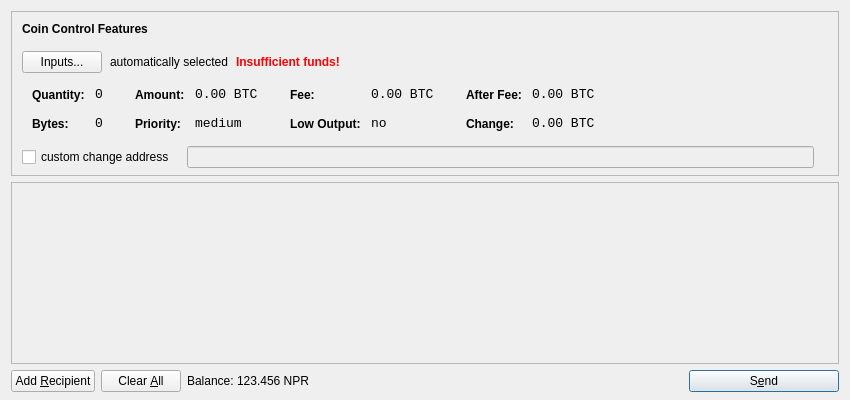
<?xml version="1.0" encoding="UTF-8"?>
<ui version="4.0">
 <class>SendCoinsDialog</class>
 <widget class="QDialog" name="SendCoinsDialog">
  <property name="geometry">
   <rect>
    <x>0</x>
    <y>0</y>
    <width>850</width>
    <height>400</height>
   </rect>
  </property>
  <property name="windowTitle">
   <string>Send Coins</string>
  </property>
  <layout class="QVBoxLayout" name="verticalLayout" stretch="0,1,0">
   <property name="bottomMargin">
    <number>8</number>
   </property>
   <item>
    <widget class="QFrame" name="frameCoinControl">
     <property name="sizePolicy">
      <sizepolicy hsizetype="Expanding" vsizetype="Expanding">
       <horstretch>0</horstretch>
       <verstretch>0</verstretch>
      </sizepolicy>
     </property>
     <property name="maximumSize">
      <size>
       <width>16777215</width>
       <height>16777215</height>
      </size>
     </property>
     <property name="frameShape">
      <enum>QFrame::StyledPanel</enum>
     </property>
     <property name="frameShadow">
      <enum>QFrame::Sunken</enum>
     </property>
     <layout class="QVBoxLayout" name="verticalLayoutCoinControl2">
      <property name="spacing">
       <number>-1</number>
      </property>
      <property name="leftMargin">
       <number>0</number>
      </property>
      <property name="topMargin">
       <number>0</number>
      </property>
      <property name="rightMargin">
       <number>0</number>
      </property>
      <property name="bottomMargin">
       <number>6</number>
      </property>
      <item>
       <layout class="QVBoxLayout" name="verticalLayoutCoinControl" stretch="0,0,0,0,1">
        <property name="spacing">
         <number>0</number>
        </property>
        <property name="leftMargin">
         <number>10</number>
        </property>
        <property name="topMargin">
         <number>10</number>
        </property>
        <item>
         <layout class="QHBoxLayout" name="horizontalLayoutCoinControl1">
          <property name="bottomMargin">
           <number>15</number>
          </property>
          <item>
           <widget class="QLabel" name="labelCoinControlFeatures">
            <property name="sizePolicy">
             <sizepolicy hsizetype="Preferred" vsizetype="Maximum">
              <horstretch>0</horstretch>
              <verstretch>0</verstretch>
             </sizepolicy>
            </property>
            <property name="font">
             <font>
              <weight>75</weight>
              <bold>true</bold>
             </font>
            </property>
            <property name="styleSheet">
             <string notr="true">font-weight:bold;</string>
            </property>
            <property name="text">
             <string>Coin Control Features</string>
            </property>
           </widget>
          </item>
         </layout>
        </item>
        <item>
         <layout class="QHBoxLayout" name="horizontalLayoutCoinControl2" stretch="0,0,0,0">
          <property name="spacing">
           <number>8</number>
          </property>
          <property name="bottomMargin">
           <number>10</number>
          </property>
          <item>
           <widget class="QPushButton" name="pushButtonCoinControl">
            <property name="styleSheet">
             <string notr="true"/>
            </property>
            <property name="text">
             <string>Inputs...</string>
            </property>
           </widget>
          </item>
          <item>
           <widget class="QLabel" name="labelCoinControlAutomaticallySelected">
            <property name="text">
             <string>automatically selected</string>
            </property>
            <property name="margin">
             <number>5</number>
            </property>
           </widget>
          </item>
          <item>
           <widget class="QLabel" name="labelCoinControlInsuffFunds">
            <property name="font">
             <font>
              <weight>75</weight>
              <bold>true</bold>
             </font>
            </property>
            <property name="styleSheet">
             <string notr="true">color:red;font-weight:bold;</string>
            </property>
            <property name="text">
             <string>Insufficient funds!</string>
            </property>
            <property name="margin">
             <number>5</number>
            </property>
           </widget>
          </item>
          <item>
           <spacer name="horizontalSpacerCoinControl">
            <property name="orientation">
             <enum>Qt::Horizontal</enum>
            </property>
            <property name="sizeHint" stdset="0">
             <size>
              <width>40</width>
              <height>1</height>
             </size>
            </property>
           </spacer>
          </item>
         </layout>
        </item>
        <item>
         <widget class="QWidget" name="widgetCoinControl" native="true">
          <property name="sizePolicy">
           <sizepolicy hsizetype="Preferred" vsizetype="Preferred">
            <horstretch>0</horstretch>
            <verstretch>0</verstretch>
           </sizepolicy>
          </property>
          <property name="minimumSize">
           <size>
            <width>0</width>
            <height>0</height>
           </size>
          </property>
          <property name="styleSheet">
           <string notr="true"/>
          </property>
          <layout class="QHBoxLayout" name="horizontalLayoutCoinControl5">
           <property name="margin">
            <number>0</number>
           </property>
           <item>
            <layout class="QHBoxLayout" name="horizontalLayoutCoinControl3" stretch="0,0,0,1">
             <property name="spacing">
              <number>20</number>
             </property>
             <property name="topMargin">
              <number>0</number>
             </property>
             <property name="bottomMargin">
              <number>10</number>
             </property>
             <item>
              <layout class="QFormLayout" name="formLayoutCoinControl1">
               <property name="horizontalSpacing">
                <number>10</number>
               </property>
               <property name="verticalSpacing">
                <number>14</number>
               </property>
               <property name="leftMargin">
                <number>10</number>
               </property>
               <property name="topMargin">
                <number>4</number>
               </property>
               <property name="rightMargin">
                <number>6</number>
               </property>
               <item row="0" column="0">
                <widget class="QLabel" name="labelCoinControlQuantityText">
                 <property name="styleSheet">
                  <string notr="true">font-weight:bold;</string>
                 </property>
                 <property name="text">
                  <string>Quantity:</string>
                 </property>
                 <property name="margin">
                  <number>0</number>
                 </property>
                </widget>
               </item>
               <item row="0" column="1">
                <widget class="QLabel" name="labelCoinControlQuantity">
                 <property name="font">
                  <font>
                   <family>Monospace</family>
                   <pointsize>10</pointsize>
                  </font>
                 </property>
                 <property name="cursor">
                  <cursorShape>IBeamCursor</cursorShape>
                 </property>
                 <property name="contextMenuPolicy">
                  <enum>Qt::ActionsContextMenu</enum>
                 </property>
                 <property name="text">
                  <string notr="true">0</string>
                 </property>
                 <property name="margin">
                  <number>0</number>
                 </property>
                 <property name="textInteractionFlags">
                  <set>Qt::LinksAccessibleByMouse|Qt::TextSelectableByKeyboard|Qt::TextSelectableByMouse</set>
                 </property>
                </widget>
               </item>
               <item row="1" column="0">
                <widget class="QLabel" name="labelCoinControlBytesText">
                 <property name="styleSheet">
                  <string notr="true">font-weight:bold;</string>
                 </property>
                 <property name="text">
                  <string>Bytes:</string>
                 </property>
                </widget>
               </item>
               <item row="1" column="1">
                <widget class="QLabel" name="labelCoinControlBytes">
                 <property name="font">
                  <font>
                   <family>Monospace</family>
                   <pointsize>10</pointsize>
                  </font>
                 </property>
                 <property name="cursor">
                  <cursorShape>IBeamCursor</cursorShape>
                 </property>
                 <property name="contextMenuPolicy">
                  <enum>Qt::ActionsContextMenu</enum>
                 </property>
                 <property name="text">
                  <string notr="true">0</string>
                 </property>
                 <property name="textInteractionFlags">
                  <set>Qt::LinksAccessibleByMouse|Qt::TextSelectableByKeyboard|Qt::TextSelectableByMouse</set>
                 </property>
                </widget>
               </item>
              </layout>
             </item>
             <item>
              <layout class="QFormLayout" name="formLayoutCoinControl2">
               <property name="horizontalSpacing">
                <number>10</number>
               </property>
               <property name="verticalSpacing">
                <number>14</number>
               </property>
               <property name="leftMargin">
                <number>6</number>
               </property>
               <property name="topMargin">
                <number>4</number>
               </property>
               <property name="rightMargin">
                <number>6</number>
               </property>
               <item row="0" column="0">
                <widget class="QLabel" name="labelCoinControlAmountText">
                 <property name="styleSheet">
                  <string notr="true">font-weight:bold;</string>
                 </property>
                 <property name="text">
                  <string>Amount:</string>
                 </property>
                 <property name="margin">
                  <number>0</number>
                 </property>
                </widget>
               </item>
               <item row="0" column="1">
                <widget class="QLabel" name="labelCoinControlAmount">
                 <property name="font">
                  <font>
                   <family>Monospace</family>
                   <pointsize>10</pointsize>
                  </font>
                 </property>
                 <property name="cursor">
                  <cursorShape>IBeamCursor</cursorShape>
                 </property>
                 <property name="contextMenuPolicy">
                  <enum>Qt::ActionsContextMenu</enum>
                 </property>
                 <property name="text">
                  <string notr="true">0.00 BTC</string>
                 </property>
                 <property name="textInteractionFlags">
                  <set>Qt::LinksAccessibleByMouse|Qt::TextSelectableByKeyboard|Qt::TextSelectableByMouse</set>
                 </property>
                </widget>
               </item>
               <item row="1" column="0">
                <widget class="QLabel" name="labelCoinControlPriorityText">
                 <property name="styleSheet">
                  <string notr="true">font-weight:bold;</string>
                 </property>
                 <property name="text">
                  <string>Priority:</string>
                 </property>
                </widget>
               </item>
               <item row="1" column="1">
                <widget class="QLabel" name="labelCoinControlPriority">
                 <property name="font">
                  <font>
                   <family>Monospace</family>
                   <pointsize>10</pointsize>
                  </font>
                 </property>
                 <property name="cursor">
                  <cursorShape>IBeamCursor</cursorShape>
                 </property>
                 <property name="contextMenuPolicy">
                  <enum>Qt::ActionsContextMenu</enum>
                 </property>
                 <property name="text">
                  <string>medium</string>
                 </property>
                 <property name="textInteractionFlags">
                  <set>Qt::LinksAccessibleByMouse|Qt::TextSelectableByKeyboard|Qt::TextSelectableByMouse</set>
                 </property>
                </widget>
               </item>
              </layout>
             </item>
             <item>
              <layout class="QFormLayout" name="formLayoutCoinControl3">
               <property name="horizontalSpacing">
                <number>10</number>
               </property>
               <property name="verticalSpacing">
                <number>14</number>
               </property>
               <property name="leftMargin">
                <number>6</number>
               </property>
               <property name="topMargin">
                <number>4</number>
               </property>
               <property name="rightMargin">
                <number>6</number>
               </property>
               <item row="0" column="0">
                <widget class="QLabel" name="labelCoinControlFeeText">
                 <property name="styleSheet">
                  <string notr="true">font-weight:bold;</string>
                 </property>
                 <property name="text">
                  <string>Fee:</string>
                 </property>
                 <property name="margin">
                  <number>0</number>
                 </property>
                </widget>
               </item>
               <item row="0" column="1">
                <widget class="QLabel" name="labelCoinControlFee">
                 <property name="font">
                  <font>
                   <family>Monospace</family>
                   <pointsize>10</pointsize>
                  </font>
                 </property>
                 <property name="cursor">
                  <cursorShape>IBeamCursor</cursorShape>
                 </property>
                 <property name="contextMenuPolicy">
                  <enum>Qt::ActionsContextMenu</enum>
                 </property>
                 <property name="text">
                  <string notr="true">0.00 BTC</string>
                 </property>
                 <property name="textInteractionFlags">
                  <set>Qt::LinksAccessibleByMouse|Qt::TextSelectableByKeyboard|Qt::TextSelectableByMouse</set>
                 </property>
                </widget>
               </item>
               <item row="1" column="0">
                <widget class="QLabel" name="labelCoinControlLowOutputText">
                 <property name="styleSheet">
                  <string notr="true">font-weight:bold;</string>
                 </property>
                 <property name="text">
                  <string>Low Output:</string>
                 </property>
                </widget>
               </item>
               <item row="1" column="1">
                <widget class="QLabel" name="labelCoinControlLowOutput">
                 <property name="font">
                  <font>
                   <family>Monospace</family>
                   <pointsize>10</pointsize>
                  </font>
                 </property>
                 <property name="cursor">
                  <cursorShape>IBeamCursor</cursorShape>
                 </property>
                 <property name="contextMenuPolicy">
                  <enum>Qt::ActionsContextMenu</enum>
                 </property>
                 <property name="text">
                  <string>no</string>
                 </property>
                 <property name="textInteractionFlags">
                  <set>Qt::LinksAccessibleByMouse|Qt::TextSelectableByKeyboard|Qt::TextSelectableByMouse</set>
                 </property>
                </widget>
               </item>
              </layout>
             </item>
             <item>
              <layout class="QFormLayout" name="formLayoutCoinControl4">
               <property name="horizontalSpacing">
                <number>10</number>
               </property>
               <property name="verticalSpacing">
                <number>14</number>
               </property>
               <property name="leftMargin">
                <number>6</number>
               </property>
               <property name="topMargin">
                <number>4</number>
               </property>
               <property name="rightMargin">
                <number>6</number>
               </property>
               <item row="0" column="0">
                <widget class="QLabel" name="labelCoinControlAfterFeeText">
                 <property name="styleSheet">
                  <string notr="true">font-weight:bold;</string>
                 </property>
                 <property name="text">
                  <string>After Fee:</string>
                 </property>
                 <property name="margin">
                  <number>0</number>
                 </property>
                </widget>
               </item>
               <item row="0" column="1">
                <widget class="QLabel" name="labelCoinControlAfterFee">
                 <property name="font">
                  <font>
                   <family>Monospace</family>
                   <pointsize>10</pointsize>
                  </font>
                 </property>
                 <property name="cursor">
                  <cursorShape>IBeamCursor</cursorShape>
                 </property>
                 <property name="contextMenuPolicy">
                  <enum>Qt::ActionsContextMenu</enum>
                 </property>
                 <property name="text">
                  <string notr="true">0.00 BTC</string>
                 </property>
                 <property name="textInteractionFlags">
                  <set>Qt::LinksAccessibleByMouse|Qt::TextSelectableByKeyboard|Qt::TextSelectableByMouse</set>
                 </property>
                </widget>
               </item>
               <item row="1" column="0">
                <widget class="QLabel" name="labelCoinControlChangeText">
                 <property name="styleSheet">
                  <string notr="true">font-weight:bold;</string>
                 </property>
                 <property name="text">
                  <string>Change:</string>
                 </property>
                </widget>
               </item>
               <item row="1" column="1">
                <widget class="QLabel" name="labelCoinControlChange">
                 <property name="font">
                  <font>
                   <family>Monospace</family>
                   <pointsize>10</pointsize>
                  </font>
                 </property>
                 <property name="cursor">
                  <cursorShape>IBeamCursor</cursorShape>
                 </property>
                 <property name="contextMenuPolicy">
                  <enum>Qt::ActionsContextMenu</enum>
                 </property>
                 <property name="text">
                  <string notr="true">0.00 BTC</string>
                 </property>
                 <property name="textInteractionFlags">
                  <set>Qt::LinksAccessibleByMouse|Qt::TextSelectableByKeyboard|Qt::TextSelectableByMouse</set>
                 </property>
                </widget>
               </item>
              </layout>
             </item>
            </layout>
           </item>
          </layout>
         </widget>
        </item>
        <item>
         <layout class="QHBoxLayout" name="horizontalLayoutCoinControl4" stretch="0,0,0">
          <property name="spacing">
           <number>12</number>
          </property>
          <property name="sizeConstraint">
           <enum>QLayout::SetDefaultConstraint</enum>
          </property>
          <property name="topMargin">
           <number>5</number>
          </property>
          <property name="rightMargin">
           <number>5</number>
          </property>
          <item>
           <widget class="QCheckBox" name="checkBoxCoinControlChange">
            <property name="text">
             <string>custom change address</string>
            </property>
           </widget>
          </item>
          <item>
           <widget class="QLineEdit" name="lineEditCoinControlChange">
            <property name="enabled">
             <bool>false</bool>
            </property>
            <property name="sizePolicy">
             <sizepolicy hsizetype="Expanding" vsizetype="Fixed">
              <horstretch>0</horstretch>
              <verstretch>0</verstretch>
             </sizepolicy>
            </property>
           </widget>
          </item>
          <item>
           <widget class="QLabel" name="labelCoinControlChangeLabel">
            <property name="sizePolicy">
             <sizepolicy hsizetype="Preferred" vsizetype="Expanding">
              <horstretch>0</horstretch>
              <verstretch>0</verstretch>
             </sizepolicy>
            </property>
            <property name="minimumSize">
             <size>
              <width>0</width>
              <height>0</height>
             </size>
            </property>
            <property name="text">
             <string/>
            </property>
            <property name="margin">
             <number>3</number>
            </property>
           </widget>
          </item>
         </layout>
        </item>
        <item>
         <spacer name="verticalSpacerCoinControl">
          <property name="orientation">
           <enum>Qt::Vertical</enum>
          </property>
          <property name="sizeHint" stdset="0">
           <size>
            <width>800</width>
            <height>1</height>
           </size>
          </property>
         </spacer>
        </item>
       </layout>
      </item>
     </layout>
    </widget>
   </item>
   <item>
    <widget class="QScrollArea" name="scrollArea">
     <property name="widgetResizable">
      <bool>true</bool>
     </property>
     <widget class="QWidget" name="scrollAreaWidgetContents">
      <property name="geometry">
       <rect>
        <x>0</x>
        <y>0</y>
        <width>830</width>
        <height>165</height>
       </rect>
      </property>
      <layout class="QVBoxLayout" name="verticalLayout_2">
       <property name="margin">
        <number>0</number>
       </property>
       <item>
        <layout class="QVBoxLayout" name="entries">
         <property name="spacing">
          <number>6</number>
         </property>
        </layout>
       </item>
       <item>
        <spacer name="verticalSpacer">
         <property name="orientation">
          <enum>Qt::Vertical</enum>
         </property>
         <property name="sizeHint" stdset="0">
          <size>
           <width>20</width>
           <height>40</height>
          </size>
         </property>
        </spacer>
       </item>
      </layout>
     </widget>
    </widget>
   </item>
   <item>
    <layout class="QHBoxLayout" name="horizontalLayout">
     <item>
      <widget class="QPushButton" name="addButton">
       <property name="toolTip">
        <string>Send to multiple recipients at once</string>
       </property>
       <property name="text">
        <string>Add &amp;Recipient</string>
       </property>
       <property name="icon">
        <iconset resource="../bitcoin.qrc">
         <normaloff>:/icons/add</normaloff>:/icons/add</iconset>
       </property>
       <property name="autoDefault">
        <bool>false</bool>
       </property>
      </widget>
     </item>
     <item>
      <widget class="QPushButton" name="clearButton">
       <property name="sizePolicy">
        <sizepolicy hsizetype="Minimum" vsizetype="Fixed">
         <horstretch>0</horstretch>
         <verstretch>0</verstretch>
        </sizepolicy>
       </property>
       <property name="toolTip">
        <string>Remove all transaction fields</string>
       </property>
       <property name="text">
        <string>Clear &amp;All</string>
       </property>
       <property name="icon">
        <iconset resource="../bitcoin.qrc">
         <normaloff>:/icons/remove</normaloff>:/icons/remove</iconset>
       </property>
       <property name="autoRepeatDelay">
        <number>300</number>
       </property>
       <property name="autoDefault">
        <bool>false</bool>
       </property>
      </widget>
     </item>
     <item>
      <layout class="QHBoxLayout" name="horizontalLayout_2">
       <property name="spacing">
        <number>3</number>
       </property>
       <item>
        <widget class="QLabel" name="label">
         <property name="text">
          <string>Balance:</string>
         </property>
        </widget>
       </item>
       <item>
        <widget class="QLabel" name="labelBalance">
         <property name="cursor">
          <cursorShape>IBeamCursor</cursorShape>
         </property>
         <property name="text">
          <string>123.456 NPR</string>
         </property>
         <property name="textInteractionFlags">
          <set>Qt::LinksAccessibleByMouse|Qt::TextSelectableByKeyboard|Qt::TextSelectableByMouse</set>
         </property>
        </widget>
       </item>
      </layout>
     </item>
     <item>
      <spacer name="horizontalSpacer">
       <property name="orientation">
        <enum>Qt::Horizontal</enum>
       </property>
       <property name="sizeHint" stdset="0">
        <size>
         <width>40</width>
         <height>20</height>
        </size>
       </property>
      </spacer>
     </item>
     <item>
      <widget class="QPushButton" name="sendButton">
       <property name="minimumSize">
        <size>
         <width>150</width>
         <height>0</height>
        </size>
       </property>
       <property name="toolTip">
        <string>Confirm the send action</string>
       </property>
       <property name="text">
        <string>S&amp;end</string>
       </property>
       <property name="icon">
        <iconset resource="../bitcoin.qrc">
         <normaloff>:/icons/send</normaloff>:/icons/send</iconset>
       </property>
       <property name="default">
        <bool>true</bool>
       </property>
      </widget>
     </item>
    </layout>
   </item>
  </layout>
 </widget>
 <resources>
  <include location="../bitcoin.qrc"/>
 </resources>
 <connections/>
</ui>
